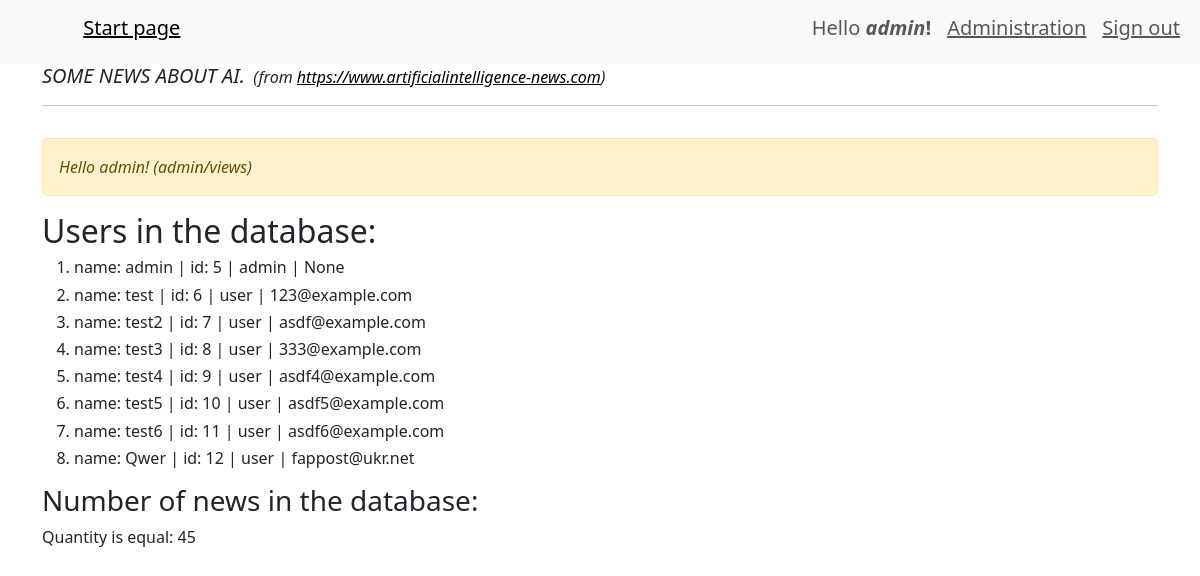
The page /admin/ (signed in) on the database its author committed.
### webapp/user/models.py (models this page shows, shortened)
class User(db.Model, UserMixin):
    id = db.Column(db.Integer, primary_key=True)
    username = db.Column(db.String(64), index=True, unique=True)
    password = db.Column(db.String(128))
    role = db.Column(db.String(10), index=True)
    email = db.Column(db.String(50))
    @property
    def is_admin(self):
        return self.role == 'admin'

### webapp/admin/views.py (the view)
@blueprint.route('/')
@admin_required
def admin_index():
    if current_user.is_admin:
        flash('Hello admin! (admin/views)')
        title = 'This page is for Administrators only'
        name_user = User.query.filter(User.username.isnot(None)).all()
        news_count = News.query.filter(News.text.isnot(None)).count()
        return render_template('admin/info.html', page_title=title, name_user=name_user, news_count=news_count)
    else:
        flash("You aren't admin.")

### webapp/__init__.py (called while the page is built)
def create_app():
    app = Flask(__name__)                   # create Flask's object
    app.config.from_pyfile('config.py')     # load config.py -> .config + .from_pyfile
    db.init_app(app)                        # initialisation db object (App)
    migrate = Migrate(app, db)              # create object migrate for DB
    login_manager = LoginManager()          # create logMan's object
    login_manager.init_app(app)             # initialisation object
    login_manager.login_view = 'user.login' # name function for this object
    app.register_blueprint(admin_blueprint)
    app.register_blueprint(news_blueprint)
    app.register_blueprint(user_blueprint)   # inithialization user_blueprint
    @login_manager.user_loader
    def load_user(user_id):
        return User.query.get(user_id)
    return app

### webapp/templates/admin/info.html (shortened to what this page needs)
{% extends "base.html" %}
{% block content %}
    <div class='row'>
        <div class='col-12'>
            {% include('messages.html') %}
            <h2>Users in the database:</h2>
            <ol>
            {%for n_users in name_user:%}
            <h6><li>
                <div class="fixed-spaces">
                name: {{n_users.username}}  | id: {{n_users.id}} | {{n_users.role}} | {{n_users.email}}</div>
            </li></h6>
            {%endfor%}
            </ol>
            <h3>Number of news in the database:</h3>
            {%if news_count %}
                Quantity is equal: {{ news_count }}
            {% endif %}
        </div>
    </div>
{% endblock %}

### webapp/templates/base.html (shortened to what this page needs)
<!doctype html>
<html lang="en">
  <head>
    <link href="https://cdn.jsdelivr.net/npm/bootstrap@5.3.0-alpha3/dist/css/bootstrap.min.css" rel="stylesheet">
    <link rel="stylesheet" href="{{ url_for('static', filename='style.css') }}">
    <link     href="//cdnjs.cloudflare.com/ajax/libs/highlight.js/9.13.1/styles/monokai-sublime.min.css" rel="stylesheet" >
  </head>
  <body>
    {%  include 'menu.html' %}
    <div class="container">
        <h6 style="display: inline; margin: 0;"><em><h5 style="display: inline; margin: 0;"><em>SOME NEWS ABOUT AI.</em></h5></em></em></h6>&nbsp;&nbsp;<em>(from <a href="https://www.artificialintelligence-news.com" style="color: black;">https://www.artificialintelligence-news.com</a>)</em><hr/>
         {% block content %}{% endblock %}
    </div>
  </body>

### webapp/templates/menu.html (shortened to what this page needs)
<nav class="navbar navbar-expand-lg bg-body-tertiary">
  <div class="container-fluid">
  <h6><a class="navbar-brand" href="#"><em>&nbsp;&nbsp;&nbsp;&nbsp;&nbsp;&nbsp;</em></a></h6>
    <div class="collapse navbar-collapse" id="navbarSupportedContent">
      <ul class="navbar-nav me-auto mb-2 mb-lg-0">
        <li class="nav-item">
          <a class="nav-link active" aria-current="page" href="/"><u>                 </u></a>
        </li>
        <li class="nav-item">
          <h5><a class="nav-link active" aria-current="page" href="/"><u>Start page</u></a></h5>
        </li>
      </ul>
      <ul class="navbar-nav">
        {% if current_user.is_authenticated %}
          <li class="nav-item">
            <h5><span class="nav-link">Hello <strong><em>{{ current_user.username }}</em>!</strong></span></h5>
          </li>
          {% if current_user.is_admin %}
            <li class="nav-item">
              <h5><a class="nav-link" href="{{ url_for('admin.admin_index', next=request.full_path) }}"><u>Administration</u></a></h5>
            </li>
          {% endif %}
          <li class="nav-item">
            <h5><a class="nav-link" href="{{ url_for('user.logout', next=request.full_path) }}"><u>Sign out</u></a></h5>
          </li>
        {% endif %}
      </ul>
    </div>
  </div>
</nav>

### webapp/templates/messages.html
{% with messages = get_flashed_messages() %}
    {% if messages %}
    <p><em>
    <div class='alert alert-warning' role='alert'>
        {% for message in messages %}
            {{ message }}<br>
        {% endfor %}
    </div>
    </em></p>
    {% endif %}
{% endwith %}

### rows shown on the page
User: username "admin", id "5", role "admin", email "None"
User: username "test", id "6", role "user", email "123@example.com"
User: username "test2", id "7", role "user", email "asdf@example.com"
User: username "test3", id "8", role "user", email "333@example.com"
User: username "test4", id "9", role "user", email "asdf4@example.com"
User: username "test5", id "10", role "user", email "asdf5@example.com"
User: username "test6", id "11", role "user", email "asdf6@example.com"
User: username "Qwer", id "12", role "user", email "fappost@ukr.net"

### other values the page prints
{{ message }} "Hello admin! (admin/views)"
{{ news_count }} "45"
